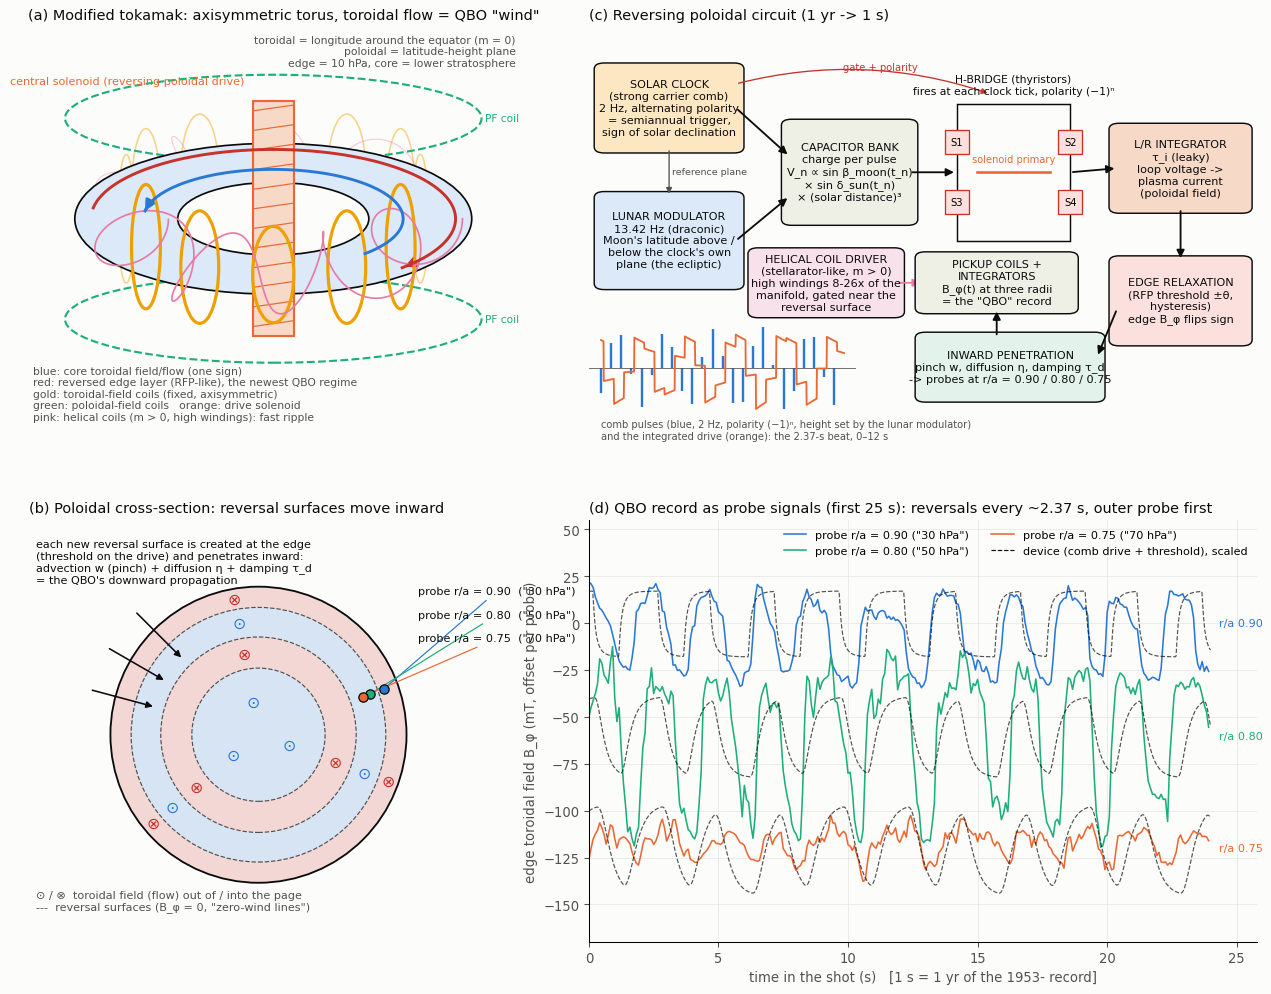

Source code (Python):
#!/usr/bin/env python3
"""Schematic of the modified tokamak (reversing poloidal drive) and the QBO record read as an MHD shot (2026-10-22).

Time scale: 1 year of the QBO record = 1 second of discharge (the 1953-2026 record is a 73-s shot; the QBO period
2.37 yr becomes 2.37 s; the semiannual comb becomes a 2-Hz pulsed supply; the draconic month becomes a 13.42-Hz
modulation). "Wind" becomes the edge toroidal field at three probe radii, 1 m/s -> 1 mT.
Uses the fitted comb/threshold device from qbo_tokamak.py (qbo_tokamak.json).
    python3 qbo_tokamak_device.py  -> qbo_tokamak_device.png (schematic + circuit), qbo_tokamak_shot.png (data as a shot)
"""
import json
from pathlib import Path

import matplotlib
import numpy as np
from matplotlib.patches import Circle, Ellipse, FancyArrowPatch, FancyBboxPatch, Rectangle, Wedge

matplotlib.use("Agg")
import matplotlib.pyplot as plt  # noqa: E402

HERE = Path(__file__).resolve().parent
__file__ = str(HERE / "qbo_tokamak.py")
exec(open(HERE / "qbo_tokamak.py").read().split("BOUNDS = ")[0])   # model, comb_drive, DATA, TG, ALIAS
X = np.array(json.load(open(HERE / "qbo_tokamak.json"))["COMB|threshold"]["x"])
INK, MUTED, GRID, SURF = "#0b0b0b", "#52514e", "#e4e3df", "#fcfcfb"
BLUE, ORANGE, GREEN, GOLD, PINK, RED = "#2a78d6", "#eb6834", "#1baf7a", "#eda100", "#e87ba4", "#c8322b"
T0 = 1953.0


def arrow(ax, a, b, col=INK, lw=1.4, style="-|>", rad=0.0, ms=12):
    ax.add_patch(FancyArrowPatch(a, b, arrowstyle=style, mutation_scale=ms, color=col, lw=lw, connectionstyle=f"arc3,rad={rad}"))


def box(ax, xy, w, h, text, fc, ec=INK, fs=8.5, tc=INK):
    ax.add_patch(FancyBboxPatch(xy, w, h, boxstyle="round,pad=0.012,rounding_size=0.015", fc=fc, ec=ec, lw=1.1))
    ax.text(xy[0] + w / 2, xy[1] + h / 2, text, ha="center", va="center", fontsize=fs, color=tc, linespacing=1.25)


fig = plt.figure(figsize=(17, 12.5), facecolor=SURF)
gs = fig.add_gridspec(2, 2, width_ratios=[1, 1.25], height_ratios=[1, 1.05], hspace=0.22, wspace=0.08)

# ---------------- (a) device overview: torus, TF coils, central solenoid, PF coils ----------------
ax = fig.add_subplot(gs[0, 0]); ax.set_xlim(-5, 5); ax.set_ylim(-4.3, 3.9); ax.set_aspect("equal"); ax.axis("off")
ax.set_title("(a) Modified tokamak: axisymmetric torus, toroidal flow = QBO \"wind\"", loc="left", fontsize=11, color=INK)
R0, a0, tilt = 3.0, 1.05, 0.38
ax.add_patch(Ellipse((0, 0), 2 * (R0 + a0), 2 * (R0 + a0) * tilt, fc="#dbe9f8", ec=INK, lw=1.3, zorder=1))
ax.add_patch(Ellipse((0, 0), 2 * (R0 - a0), 2 * (R0 - a0) * tilt, fc=SURF, ec=INK, lw=1.3, zorder=2))
for ph in np.linspace(0, 2 * np.pi, 12, endpoint=False):           # TF coils as D-rings seen edge-on
    x, y = R0 * np.cos(ph), R0 * np.sin(ph) * tilt
    front = np.sin(ph) < 0
    ax.add_patch(Ellipse((x, y), 0.34 + 0.5 * abs(np.sin(ph)), 2.5 * a0 * (0.75 + 0.25 * abs(np.cos(ph))), fc="none",
                         ec=GOLD, lw=2.4 if front else 1.2, alpha=1 if front else 0.45, zorder=4 if front else 0))
ph_ = np.linspace(0, 2 * np.pi, 1400); th_ = 9 * ph_                   # helical (stellarator-like) winding, m > 0
xh = (R0 + 0.82 * a0 * np.cos(th_)) * np.cos(ph_); yh = (R0 + 0.82 * a0 * np.cos(th_)) * np.sin(ph_) * tilt + 0.82 * a0 * np.sin(th_) * 0.85
front_ = np.sin(ph_) < 0
ax.plot(np.where(front_, xh, np.nan), np.where(front_, yh, np.nan), color=PINK, lw=1.3, zorder=4)
ax.plot(np.where(~front_, xh, np.nan), np.where(~front_, yh, np.nan), color=PINK, lw=0.8, alpha=0.4, zorder=0)
ax.add_patch(Rectangle((-0.42, -2.4), 0.84, 4.8, fc="#f6d9c7", ec=ORANGE, lw=1.6, zorder=3))
for yy in np.linspace(-2.2, 2.2, 12):
    ax.plot([-0.42, 0.42], [yy, yy + 0.12], color=ORANGE, lw=0.9, zorder=3)
ax.text(-0.6, 2.75, "central solenoid (reversing poloidal drive)", ha="right", fontsize=8.5, color=ORANGE)
for yy, lab in ((2.05, "PF coil"), (-2.05, "PF coil")):
    ax.add_patch(Ellipse((0, yy), 2 * (R0 + 1.25), 2 * (R0 + 1.25) * tilt * 0.55, fc="none", ec=GREEN, lw=1.6, ls="--", zorder=0))
    ax.text(R0 + 1.32, yy, lab, fontsize=8, color=GREEN, va="center")
th = np.linspace(-0.25 * np.pi, 0.95 * np.pi, 80)                     # toroidal flow arrow (core +, edge reversed)
ax.plot((R0 - 0.35) * np.cos(th), (R0 - 0.35) * np.sin(th) * tilt, color=BLUE, lw=2.2, zorder=5)
arrow(ax, ((R0 - 0.35) * np.cos(th[-3]), (R0 - 0.35) * np.sin(th[-3]) * tilt), ((R0 - 0.35) * np.cos(th[-1]), (R0 - 0.35) * np.sin(th[-1]) * tilt), BLUE, 2.2, ms=16)
th2 = np.linspace(0.95 * np.pi, -0.25 * np.pi, 80)
ax.plot((R0 + 0.72) * np.cos(th2), (R0 + 0.72) * np.sin(th2) * tilt, color=RED, lw=2.2, zorder=5)
arrow(ax, ((R0 + 0.72) * np.cos(th2[-3]), (R0 + 0.72) * np.sin(th2[-3]) * tilt), ((R0 + 0.72) * np.cos(th2[-1]), (R0 + 0.72) * np.sin(th2[-1]) * tilt), RED, 2.2, ms=16)
ax.text(-4.9, -3.0, "blue: core toroidal field/flow (one sign)\nred: reversed edge layer (RFP-like), the newest QBO regime\n"
        "gold: toroidal-field coils (fixed, axisymmetric)\ngreen: poloidal-field coils   orange: drive solenoid\npink: helical coils (m > 0, high windings): fast ripple",
        fontsize=8.2, color=MUTED, va="top")
ax.text(4.95, 3.75, "toroidal = longitude around the equator (m = 0)\npoloidal = latitude-height plane\nedge = 10 hPa, core = lower stratosphere",
        fontsize=8.2, color=MUTED, ha="right", va="top")

# ---------------- (b) poloidal cross-section with reversal surfaces and probes ----------------
ax = fig.add_subplot(gs[1, 0]); ax.set_xlim(-1.55, 1.75); ax.set_ylim(-1.4, 1.45); ax.set_aspect("equal"); ax.axis("off")
ax.set_title("(b) Poloidal cross-section: reversal surfaces move inward", loc="left", fontsize=11, color=INK)
layers = [(1.00, 0.86, RED), (0.86, 0.66, BLUE), (0.66, 0.45, RED), (0.45, 0.0, BLUE)]
for r1, r2, c in layers:
    ax.add_patch(Wedge((0, 0), r1, 0, 360, width=r1 - r2, fc=c, alpha=0.18, ec="none"))
for r in (1.0, 0.86, 0.66, 0.45):
    ax.add_patch(Circle((0, 0), r, fc="none", ec=INK if r == 1 else MUTED, lw=1.4 if r == 1 else 0.9, ls="-" if r == 1 else "--"))
for r, c in ((0.93, RED), (0.76, BLUE), (0.55, RED), (0.22, BLUE)):
    for ang in np.radians([100, 220, 340]):
        sym = "⊗" if c == RED else "⊙"
        ax.text(r * np.cos(ang), r * np.sin(ang), sym, ha="center", va="center", fontsize=12, color=c)
for r, L, c in ((0.90, 30, BLUE), (0.80, 50, GREEN), (0.75, 70, ORANGE)):
    ax.plot([r * np.cos(np.radians(20))], [r * np.sin(np.radians(20))], marker="o", ms=7, color=c, mec=INK, zorder=5)
    ax.annotate(f"probe r/a = {r:.2f}  (\"{L} hPa\")", (r * np.cos(np.radians(20)), r * np.sin(np.radians(20))),
                xytext=(1.08, 0.95 - 0.16 * [30, 50, 70].index(L)), fontsize=8.5, color=INK, arrowprops=dict(arrowstyle="-", color=c, lw=0.9))
for ang in np.radians([135, 150, 165]):
    arrow(ax, (1.18 * np.cos(ang), 1.18 * np.sin(ang)), (0.72 * np.cos(ang), 0.72 * np.sin(ang)), INK, 1.2, ms=10)
ax.text(-1.5, 1.32, "each new reversal surface is created at the edge\n(threshold on the drive) and penetrates inward:\n"
        "advection w (pinch) + diffusion η + damping τ_d\n= the QBO's downward propagation", fontsize=8.5, color=INK, va="top")
ax.text(-1.5, -1.05, "⊙ / ⊗  toroidal field (flow) out of / into the page\n---  reversal surfaces (B_φ = 0, \"zero-wind lines\")",
        fontsize=8.5, color=MUTED, va="top")

# ---------------- (c) reversing poloidal circuitry ----------------
ax = fig.add_subplot(gs[0, 1]); ax.set_xlim(0, 1); ax.set_ylim(0, 1); ax.axis("off")
ax.set_title("(c) Reversing poloidal circuit (1 yr -> 1 s)", loc="left", fontsize=11, color=INK)
box(ax, (0.02, 0.70), 0.20, 0.20, "SOLAR CLOCK\n(strong carrier comb)\n2 Hz, alternating polarity\n= semiannual trigger,\nsign of solar declination", "#fde7c2")
box(ax, (0.02, 0.36), 0.20, 0.22, "LUNAR MODULATOR\n13.42 Hz (draconic)\nMoon's latitude above /\nbelow the clock's own\nplane (the ecliptic)", "#dbe9f8")
box(ax, (0.30, 0.52), 0.18, 0.24, "CAPACITOR BANK\ncharge per pulse\nV_n ∝ sin β_moon(t_n)\n× sin δ_sun(t_n)\n× (solar distance)³", "#eef0e6")
# H-bridge
hx, hy, hw, hh = 0.55, 0.47, 0.17, 0.34
ax.add_patch(Rectangle((hx, hy), hw, hh, fc="none", ec=INK, lw=1.1))
ax.text(hx + hw / 2, hy + hh + 0.025, "H-BRIDGE (thyristors)\nfires at each clock tick, polarity (−1)ⁿ", ha="center", fontsize=8.2, color=INK)
for (x0, y0), lab in (((hx, hy + hh * 0.72), "S1"), ((hx + hw, hy + hh * 0.72), "S2"), ((hx, hy + hh * 0.28), "S3"), ((hx + hw, hy + hh * 0.28), "S4")):
    ax.add_patch(Rectangle((x0 - 0.018, y0 - 0.03), 0.036, 0.06, fc="#fbe0dd", ec=RED, lw=1)); ax.text(x0, y0, lab, ha="center", va="center", fontsize=7.5)
ax.plot([hx + 0.03, hx + hw - 0.03], [hy + hh / 2, hy + hh / 2], color=ORANGE, lw=2)
ax.text(hx + hw / 2, hy + hh / 2 + 0.025, "solenoid primary", ha="center", fontsize=7.5, color=ORANGE)
box(ax, (0.79, 0.55), 0.19, 0.20, "L/R INTEGRATOR\nτ_i (leaky)\nloop voltage ->\nplasma current\n(poloidal field)", "#f6d9c7")
box(ax, (0.79, 0.22), 0.19, 0.20, "EDGE RELAXATION\n(RFP threshold ±θ,\nhysteresis)\nedge B_φ flips sign", "#fbe0dd")
box(ax, (0.50, 0.08), 0.26, 0.15, "INWARD PENETRATION\npinch w, diffusion η, damping τ_d\n-> probes at r/a = 0.90 / 0.80 / 0.75", "#e3f3ec")
box(ax, (0.25, 0.29), 0.21, 0.15, "HELICAL COIL DRIVER\n(stellarator-like, m > 0)\nhigh windings 8-26x of the\nmanifold, gated near the\nreversal surface", "#f9e1ec")
arrow(ax, (0.46, 0.365), (0.50, 0.365), PINK, 1.3)
box(ax, (0.50, 0.30), 0.22, 0.13, "PICKUP COILS +\nINTEGRATORS\nB_φ(t) at three radii\n= the \"QBO\" record", "#eef0e6")
arrow(ax, (0.22, 0.80), (0.30, 0.68)); arrow(ax, (0.22, 0.47), (0.30, 0.58)); arrow(ax, (0.48, 0.64), (0.55, 0.64))
arrow(ax, (0.12, 0.70), (0.12, 0.58), MUTED, 1.0, ms=9); ax.text(0.125, 0.635, "reference plane", fontsize=7.2, color=MUTED)
arrow(ax, (0.22, 0.86), (0.60, 0.835), RED, 1.0, rad=-0.15, ms=9); ax.text(0.38, 0.895, "gate + polarity", fontsize=7.5, color=RED)
arrow(ax, (0.72, 0.64), (0.79, 0.65)); arrow(ax, (0.885, 0.55), (0.885, 0.42)); arrow(ax, (0.79, 0.30), (0.76, 0.18)); arrow(ax, (0.61, 0.23), (0.61, 0.30))
# inset waveforms
ins = ax.inset_axes([0.0, 0.0, 0.40, 0.27]); ins.axis("off")
tt = np.arange(0, 12, 0.5); _, sds, dist, sb = astro(2000.0 + X[0] / 365.24 + tt)
pulses = sb * sds * dist
ins.vlines(tt, 0, pulses / np.abs(pulses).max(), color=BLUE, lw=1.8); ins.axhline(0, color=MUTED, lw=0.6)
D = comb_drive(X[0], X[6]); m = (TG >= 2000) & (TG < 2012)
ins.plot(TG[m] - 2000, D[m] / np.abs(D[m]).max(), color=ORANGE, lw=1.4)
ins.set_ylim(-1.5, 1.15)
ins.text(0, -1.25, "comb pulses (blue, 2 Hz, polarity (−1)ⁿ, height set by the lunar modulator)\nand the integrated drive (orange): the 2.37-s beat, 0–12 s", fontsize=7.5, color=MUTED, va="top")

# ---------------- (d) probe signals of the "shot" ----------------
ax = fig.add_subplot(gs[1, 1])
out = model("COMB", X, "threshold")[2]; s = TG >= T0
for k, (L, c, r) in enumerate(((30, BLUE, 0.90), (50, GREEN, 0.80), (70, ORANGE, 0.75))):
    t, y = DATA[L]; mm = (t >= T0) & (t < T0 + 24)
    sc = 1.0 if L != 50 else 100.0                               # qbo50.dat is stored in units of 100 m/s
    off = -60 * k
    ax.plot(t[mm] - T0, sc * y[mm] + off, color=c, lw=1.2, label=f"probe r/a = {r:.2f} (\"{L} hPa\")")
    mod = out[L][s][(TG[s] < T0 + 24)]; mt = TG[s][TG[s] < T0 + 24] - T0
    ax.plot(mt, 15 * (mod - mod.mean()) / mod.std() + off, color=INK, lw=0.9, ls="--", alpha=0.7)
    ax.text(24.3, off, f"r/a {r:.2f}", fontsize=8.5, color=c, va="center")
ax.set_xlim(0, 25.8); ax.set_xlabel("time in the shot (s)   [1 s = 1 yr of the 1953- record]", color=MUTED)
ax.set_ylabel("edge toroidal field B_φ (mT, offset per probe)", color=MUTED)
ax.set_title("(d) QBO record as probe signals (first 25 s): reversals every ~2.37 s, outer probe first",
             loc="left", fontsize=11, color=INK)
ax.plot([], [], color=INK, ls="--", lw=0.9, label="device (comb drive + threshold), scaled")
ax.legend(frameon=False, fontsize=8.5, loc="upper right", ncol=2, bbox_to_anchor=(1.0, 1.0))
ax.set_ylim(-170, 55)
ax.set_facecolor(SURF); ax.grid(True, color=GRID, lw=0.5); ax.tick_params(colors=MUTED)
for sp in ("top", "right"):
    ax.spines[sp].set_visible(False)
fig.savefig(HERE / "qbo_tokamak_device.png", dpi=95, facecolor=SURF, bbox_inches="tight")

# ---------------- second figure: whole shot, time-radius map ----------------
fig2, axs = plt.subplots(2, 1, figsize=(16, 7.5), facecolor=SURF, gridspec_kw=dict(height_ratios=[1, 1]))
tg = np.arange(T0, 2024.2, 1 / 12); rr = np.array([0.90, 0.80, 0.75])
obs = np.array([np.interp(tg, *DATA[L]) * (100 if L == 50 else 1) for L in (30, 50, 70)])
mod = np.array([np.interp(tg, TG, out[L]) for L in (30, 50, 70)]); mod = 25 * (mod - mod.mean(1, keepdims=True)) / mod.std(1, keepdims=True)
for a_, z, lab in ((axs[0], obs, "measured (KIT QBO winds read as B_φ, mT)"), (axs[1], mod, "device (comb + threshold), scaled to 25 mT rms")):
    im = a_.pcolormesh(tg - T0, rr, z, cmap="RdBu_r", vmin=-35, vmax=35, shading="gouraud")
    a_.set_xlim(0, 25); a_.set_ylim(0.75, 0.90); a_.set_ylabel("probe radius r/a", color=MUTED); a_.set_title(lab, loc="left", fontsize=10.5, color=INK)
    a_.set_facecolor(SURF); a_.tick_params(colors=MUTED)
    fig2.colorbar(im, ax=a_, pad=0.01, label="B_φ (mT)")
axs[1].set_xlabel("time in the shot (s)   [1 s = 1 yr, t = 0 at 1953]", color=MUTED)
fig2.suptitle("First 25 s of the 73-s shot: edge toroidal field between r/a = 0.90 and 0.75. Reversal fronts tilt to later times inward "
              "(inward penetration ≈ 0.6 s from 0.90 to 0.75)", x=0.01, ha="left", fontsize=11.5, color=INK)
fig2.tight_layout(); fig2.savefig(HERE / "qbo_tokamak_shot.png", dpi=95, facecolor=SURF)
print("plots: qbo_tokamak_device.png, qbo_tokamak_shot.png")
